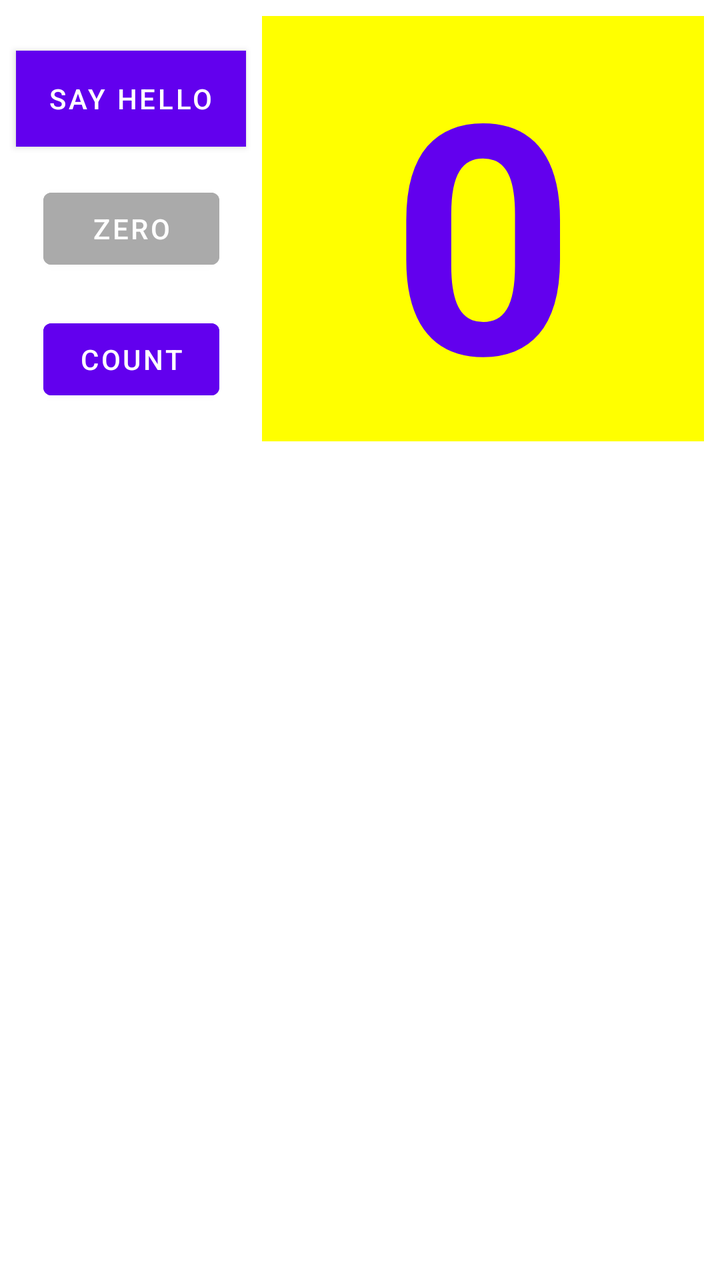
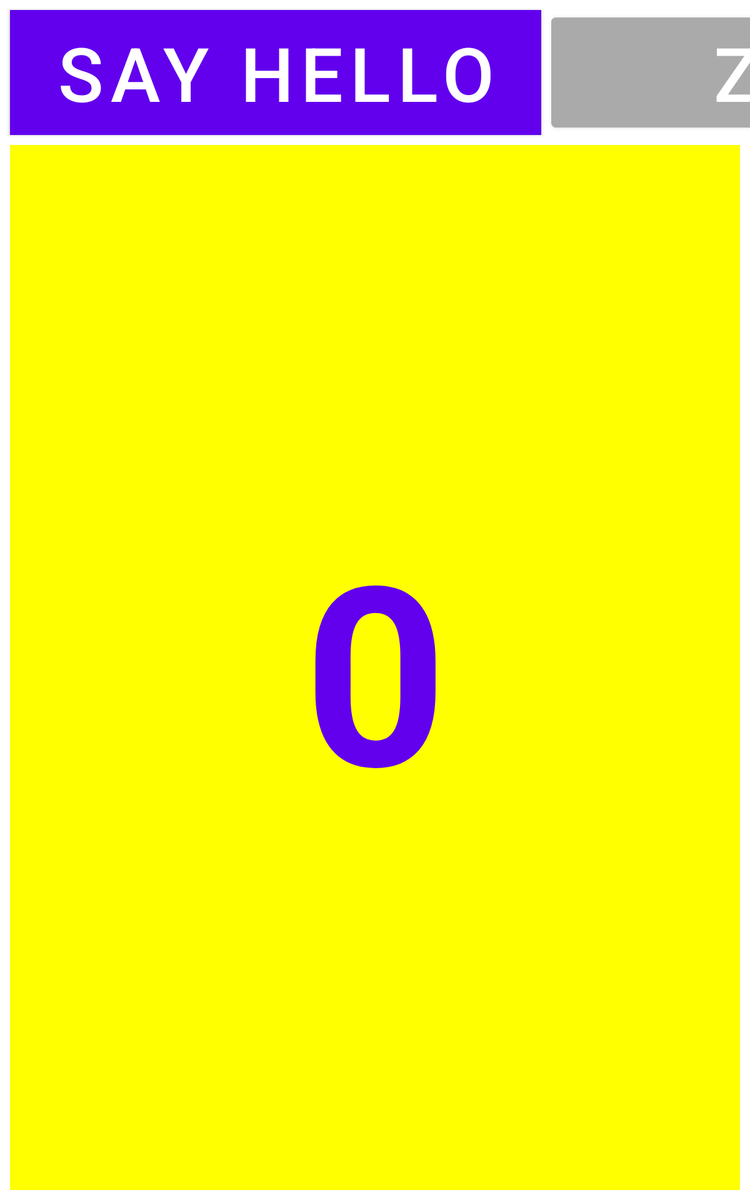

The same Android screen from two of the app's own layout files: first res/layout/ as a phone draws it, then the repository's variant for another configuration, drawn on a device whose configuration selects that folder. Both files follow.
<!-- AndroidManifest.xml: application theme Theme.AndersenHomework -->
<!-- res/layout/activity_toast.xml -->
<androidx.constraintlayout.widget.ConstraintLayout xmlns:android="http://schemas.android.com/apk/res/android"
    xmlns:app="http://schemas.android.com/apk/res-auto"
    xmlns:tools="http://schemas.android.com/tools"
    android:layout_width="match_parent"
    android:layout_height="match_parent"
    android:orientation="vertical"
    tools:context=".ToastActivity">

    <Button
        android:id="@+id/button_toast"
        android:layout_width="wrap_content"
        android:layout_height="wrap_content"
        android:layout_marginStart="8dp"
        android:layout_marginTop="8dp"
        android:background="@color/design_default_color_primary"
        android:onClick="showHello"
        android:text="@string/button_label_hello"
        android:textColor="@android:color/white"
        app:layout_constraintBottom_toTopOf="@+id/button_zero"
        app:layout_constraintStart_toStartOf="parent"
        app:layout_constraintTop_toTopOf="@+id/show_count" />

    <Button
        android:id="@+id/button_zero"
        android:layout_width="wrap_content"
        android:layout_height="wrap_content"
        android:layout_centerHorizontal="true"
        android:layout_marginTop="8dp"
        android:backgroundTint="@android:color/darker_gray"
        android:onClick="zeroize"
        android:text="@string/button_label_zero"
        android:textColor="@android:color/white"
        app:layout_constraintBottom_toTopOf="@+id/button_count"
        app:layout_constraintEnd_toEndOf="@+id/button_toast"
        app:layout_constraintHorizontal_bias="0.5"
        app:layout_constraintStart_toStartOf="@+id/button_toast"
        app:layout_constraintTop_toBottomOf="@+id/button_toast" />

    <Button
        android:id="@+id/button_count"
        android:layout_width="wrap_content"
        android:layout_height="wrap_content"
        android:layout_centerHorizontal="true"
        android:layout_marginTop="8dp"
        android:layout_marginBottom="8dp"
        android:backgroundTint="@color/design_default_color_primary"
        android:onClick="countUp"
        android:text="@string/button_label_count"
        android:textColor="@android:color/white"
        app:layout_constraintBottom_toBottomOf="@+id/show_count"
        app:layout_constraintEnd_toEndOf="@+id/button_zero"
        app:layout_constraintHorizontal_bias="0.5"
        app:layout_constraintStart_toStartOf="@+id/button_zero"
        app:layout_constraintTop_toBottomOf="@+id/button_zero" />

    <TextView
        android:id="@+id/show_count"
        android:layout_width="0dp"
        android:layout_height="wrap_content"
        android:layout_marginStart="8dp"
        android:layout_marginTop="8dp"
        android:layout_marginEnd="8dp"
        android:background="#FF0"
        android:gravity="center_vertical"
        android:text="@string/count_initial_value"
        android:textAlignment="center"
        android:textColor="@color/design_default_color_primary"
        android:textSize="160sp"
        android:textStyle="bold"
        app:layout_constraintEnd_toEndOf="parent"
        app:layout_constraintStart_toEndOf="@+id/button_toast"
        app:layout_constraintTop_toTopOf="parent" />

</androidx.constraintlayout.widget.ConstraintLayout>
<!-- resources referenced by this layout -->
<resources>
  <string name="button_label_count">Count</string>
  <string name="button_label_hello">Say Hello</string>
  <string name="button_label_zero">zero</string>
  <string name="count_initial_value">0</string>
  <style name="Theme.AndersenHomework" parent="Theme.MaterialComponents.DayNight.DarkActionBar">
          
          <item name="colorPrimary">@color/purple_500</item>
          <item name="colorPrimaryVariant">@color/purple_700</item>
          <item name="colorOnPrimary">@color/white</item>
          
          <item name="colorSecondary">@color/teal_200</item>
          <item name="colorSecondaryVariant">@color/teal_700</item>
          <item name="colorOnSecondary">@color/black</item>
          
          <item name="android:statusBarColor" tools:targetApi="l">?attr/colorPrimaryVariant</item>
          
      </style>
</resources>
<!-- res/layout-sw600dp/activity_toast.xml (the repository's variant of the layout above) -->
<!-- drawn on a 7-inch tablet held upright -->
<?xml version="1.0" encoding="utf-8"?>
<androidx.constraintlayout.widget.ConstraintLayout xmlns:android="http://schemas.android.com/apk/res/android"
    xmlns:app="http://schemas.android.com/apk/res-auto"
    xmlns:tools="http://schemas.android.com/tools"
    android:layout_width="match_parent"
    android:layout_height="match_parent"
    tools:context=".ToastActivity">

    <Button
        android:id="@+id/button_toast"
        android:layout_width="425dp"
        android:layout_height="wrap_content"
        android:layout_marginStart="8dp"
        android:layout_marginTop="8dp"
        android:background="@color/design_default_color_primary"
        android:onClick="showHello"
        android:text="@string/button_label_hello"
        android:textColor="@android:color/white"
        android:textSize="60sp"
        app:layout_constraintStart_toStartOf="parent"
        app:layout_constraintTop_toTopOf="parent" />

    <Button
        android:id="@+id/button_zero"
        android:layout_width="425dp"
        android:layout_height="wrap_content"
        android:layout_marginStart="8dp"
        android:layout_marginTop="8dp"
        android:backgroundTint="@android:color/darker_gray"
        android:onClick="zeroize"
        android:text="@string/button_label_zero"
        android:textColor="@android:color/white"
        android:textSize="60sp"
        app:layout_constraintBaseline_toBaselineOf="@+id/button_toast"
        app:layout_constraintStart_toEndOf="@+id/button_toast"
        app:layout_constraintTop_toTopOf="parent" />

    <Button
        android:id="@+id/button_count"
        android:layout_width="426dp"
        android:layout_height="wrap_content"
        android:layout_marginStart="8dp"
        android:layout_marginTop="8dp"
        android:background="@color/design_default_color_primary"
        android:onClick="countUp"
        android:text="@string/button_label_count"
        android:textColor="@android:color/white"
        android:textSize="60sp"
        app:layout_constraintBaseline_toBaselineOf="@+id/button_zero"
        app:layout_constraintStart_toEndOf="@+id/button_zero"
        app:layout_constraintTop_toTopOf="parent" />

    <TextView
        android:id="@+id/show_count"
        android:layout_width="0dp"
        android:layout_height="0dp"
        android:layout_marginStart="8dp"
        android:layout_marginTop="8dp"
        android:layout_marginEnd="8dp"
        android:layout_marginBottom="8dp"
        android:background="#FFFF00"
        android:gravity="center_vertical"
        android:text="@string/count_initial_value"
        android:textAlignment="center"
        android:textColor="@color/design_default_color_primary"
        android:textSize="200sp"
        android:textStyle="bold"
        app:layout_constraintBottom_toBottomOf="parent"
        app:layout_constraintEnd_toEndOf="parent"
        app:layout_constraintStart_toStartOf="parent"
        app:layout_constraintTop_toBottomOf="@+id/button_toast" />

</androidx.constraintlayout.widget.ConstraintLayout>
